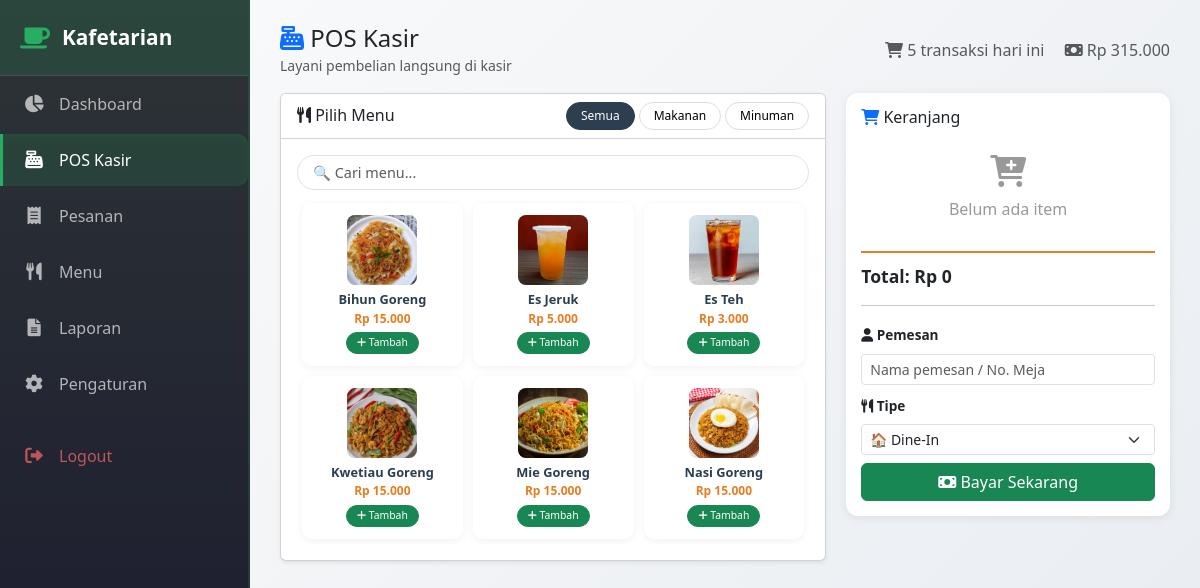
The page /admin/pos.php (signed in) on the database its author committed.
### tables this page shows
CREATE TABLE `menu` (
  `id` int(11) NOT NULL,
  `nama` varchar(100) NOT NULL,
  `kategori` enum('makanan','minuman') NOT NULL,
  `harga` decimal(10,2) NOT NULL,
  `thumbnail` varchar(255) DEFAULT NULL,
  `created_at` timestamp NOT NULL DEFAULT current_timestamp()
);

### admin/pos.php (the view, shortened to what this page needs)
<?php
require_once '../config/database.php';
$allMenu = $pdo->query("SELECT * FROM menu ORDER BY nama ASC")->fetchAll(PDO::FETCH_ASSOC);
$stmt = $pdo->query("SELECT DISTINCT kategori FROM menu");
$kategori = $stmt->fetchAll(PDO::FETCH_COLUMN);
$totalPesananHari = $pdo->query("SELECT COUNT(*) as total FROM pesanan WHERE DATE(created_at) = CURDATE()")->fetch()['total'] ?? 0;
$omzetHari = $pdo->query("SELECT SUM(total_harga) as total FROM pesanan WHERE DATE(created_at) = CURDATE()")->fetch()['total'] ?? 0;
?>
<!DOCTYPE html>
<html lang="id">
<head>
    <link href="https://cdn.jsdelivr.net/npm/bootstrap@5.3.0/dist/css/bootstrap.min.css" rel="stylesheet">
    <link rel="stylesheet" href="https://cdnjs.cloudflare.com/ajax/libs/font-awesome/6.0.0/css/all.min.css">
</head>
<body>
    <?php include 'sidebar.php'; ?>
    <div class="main-wrapper">
        <div class="d-flex justify-content-between align-items-center mb-3">
            <div>
                <h4 class="mb-0"><i class="fas fa-cash-register text-primary"></i> POS Kasir</h4>
                <small class="text-muted">Layani pembelian langsung di kasir</small>
            </div>
            <div>
                <span class="text-muted me-3">
                    <i class="fas fa-shopping-cart"></i> <?php echo $totalPesananHari; ?> transaksi hari ini
                </span>
                <span class="text-muted">
                    <i class="fas fa-money-bill"></i> Rp <?php echo number_format($omzetHari, 0, ',', '.'); ?>
                </span>
            </div>
        </div>
        <div class="pos-container">
            <div class="pos-menu">
                <div class="card shadow-sm">
                    <div class="card-header bg-white d-flex justify-content-between align-items-center flex-wrap gap-2">
                        <h6 class="mb-0"><i class="fas fa-utensils"></i> Pilih Menu</h6>
                        <div class="d-flex gap-1 flex-wrap">
                            <button class="cat-btn active" data-cat="all" onclick="filterKategori('all')">Semua</button>
                            <?php foreach ($kategori as $cat): ?>
                                <button class="cat-btn" data-cat="<?php echo $cat; ?>" onclick="filterKategori('<?php echo $cat; ?>')">
                                    <?php echo ucfirst($cat); ?>
                                </button>
                            <?php endforeach; ?>
                        </div>
                    </div>
                    <div class="card-body">
                        <div class="search-pos mb-2">
                            <input type="text" class="form-control" id="searchMenuPos" placeholder="🔍 Cari menu..." onkeyup="filterMenuPos(this.value)">
                        </div>
                        <div class="menu-grid-pos" id="menuGridPos">
                            <?php foreach ($allMenu as $m): ?>
                            <div class="menu-item-pos" data-name="<?php echo strtolower($m['nama']); ?>" data-cat="<?php echo $m['kategori']; ?>" data-id="<?php echo $m['id']; ?>" onclick="tambahKeKeranjang(<?php echo $m['id']; ?>, '<?php echo addslashes($m['nama']); ?>', <?php echo $m['harga']; ?>)">
                                <?php if ($m['thumbnail']): ?>
                                    <img src="../assets/images/<?php echo $m['thumbnail']; ?>" class="thumb" alt="<?php echo $m['nama']; ?>">
                                <?php else: ?>
                                    <div class="thumb d-flex align-items-center justify-content-center bg-light"><i class="fas fa-utensils" style="font-size:1.8rem;color:#ccc;"></i></div>
                                <?php endif; ?>
                                <div class="name"><?php echo htmlspecialchars($m['nama']); ?></div>
                                <div class="price">Rp <?php echo number_format($m['harga'], 0, ',', '.'); ?></div>
                                <button class="btn btn-sm btn-success btn-add" onclick="event.stopPropagation(); tambahKeKeranjang(<?php echo $m['id']; ?>, '<?php echo addslashes($m['nama']); ?>', <?php echo $m['harga']; ?>)">
                                    <i class="fas fa-plus"></i> Tambah
                                </button>
                            </div>
                            <?php endforeach; ?>
                        </div>
                    </div>
                </div>
            </div>
            <div class="pos-cart">
                <div class="cart-container">
                    <h6 class="mb-2"><i class="fas fa-shopping-cart text-primary"></i> Keranjang</h6>
                    <div class="cart-items" id="cartItems">
                        <div class="cart-empty"><i class="fas fa-cart-plus" style="font-size:2rem;display:block;margin-bottom:10px;"></i>Belum ada item</div>
                    </div>
                    <div class="cart-total" id="cartTotal">
                        Total: Rp 0
                    </div>
                    <hr>
                    <form id="formBayar">
                        <div class="mb-2">
                            <label class="form-label fw-semibold" style="font-size:0.85rem;"><i class="fas fa-user"></i> Pemesan</label>
                            <input type="text" class="form-control form-control-sm" id="namaPelanggan" placeholder="Nama pemesan / No. Meja" required>
                        </div>
                        <div class="mb-2">
                            <label class="form-label fw-semibold" style="font-size:0.85rem;"><i class="fas fa-utensils"></i> Tipe</label>
                            <select class="form-select form-select-sm" id="tipePesanan">
                                <option value="dine-in">🏠 Dine-In</option>
                            </select>
                        </div>
                        <button type="button" class="btn btn-success w-100" onclick="prosesBayar()">
                            <i class="fas fa-money-bill"></i> Bayar Sekarang
                        </button>
                    </form>
                </div>
            </div>
        </div>
    </div>
</body>
</html>

### admin/sidebar.php (shortened to what this page needs)
<?php
$settings = [];
$stmt = $pdo->query("SELECT key_name, value FROM pengaturan");
while ($row = $stmt->fetch(PDO::FETCH_ASSOC)) {
    $settings[$row['key_name']] = $row['value'];
}
$namaToko = $settings['nama_toko'] ?? 'Kafetamin';
$current_page = basename($_SERVER['PHP_SELF']);
?>
<div class="sidebar-wrapper" id="sidebar">
    <div class="brand">
        <i class="fas fa-coffee"></i> <?php echo htmlspecialchars($namaToko); ?>
    </div>
    <ul class="nav flex-column">
        <li class="nav-item">
            <a class="nav-link <?php echo $current_page == 'dashboard.php' ? 'active' : ''; ?>" href="dashboard.php">
                <i class="fas fa-chart-pie"></i> Dashboard
            </a>
        </li>
        <li class="nav-item">
            <a class="nav-link <?php echo $current_page == 'pos.php' ? 'active' : ''; ?>" href="pos.php">
                <i class="fas fa-cash-register"></i> POS Kasir
            </a>
        </li>
        <li class="nav-item">
            <a class="nav-link <?php echo $current_page == 'kelola_pesanan.php' ? 'active' : ''; ?>" href="kelola_pesanan.php">
                <i class="fas fa-receipt"></i> Pesanan
            </a>
        </li>
        <li class="nav-item">
            <a class="nav-link <?php echo in_array($current_page, ['tambah_menu.php', 'edit_menu.php', 'hapus_menu.php']) ? 'active' : ''; ?>" href="tambah_menu.php">
                <i class="fas fa-utensils"></i> Menu
            </a>
        </li>
        <li class="nav-item">
            <a class="nav-link <?php echo $current_page == 'laporan.php' ? 'active' : ''; ?>" href="laporan.php">
                <i class="fas fa-file-alt"></i> Laporan
            </a>
        </li>
        <li class="nav-item">
            <a class="nav-link <?php echo $current_page == 'pengaturan.php' ? 'active' : ''; ?>" href="pengaturan.php">
                <i class="fas fa-cog"></i> Pengaturan
            </a>
        </li>
        <li class="nav-item mt-3">
            <a class="nav-link text-danger" href="logout.php">
                <i class="fas fa-sign-out-alt"></i> Logout
            </a>
        </li>
    </ul>
</div>

### admin/pos.php (style rules this page uses)
* { margin: 0; padding: 0; box-sizing: border-box; }
body { background: #f0f2f5; min-height: 100vh; }
.main-wrapper { margin-left: 250px; padding: 20px; min-height: 100vh; }
.pos-container { display: flex; gap: 20px; flex-wrap: wrap; }
.pos-menu { flex: 1 1 60%; min-width: 300px; }
.pos-cart { flex: 1 1 35%; min-width: 280px; max-width: 400px; }
.menu-grid-pos { display: grid; grid-template-columns: repeat(auto-fill, minmax(130px, 1fr)); gap: 10px; max-height: 450px; overflow-y: auto; padding: 5px; }
.menu-item-pos { background: white; border-radius: 10px; padding: 10px 8px; text-align: center; box-shadow: 0 2px 8px rgba(0,0,0,0.06); transition: all 0.2s; cursor: pointer; border: 2px solid transparent; }
.menu-item-pos .thumb { width: 70px; height: 70px; object-fit: cover; border-radius: 8px; margin: 0 auto 5px; background: #f0f0f0; }
.menu-item-pos .name { font-size: 0.8rem; font-weight: 600; color: #2c3e50; white-space: nowrap; overflow: hidden; text-overflow: ellipsis; }
.menu-item-pos .price { font-size: 0.75rem; color: #e67e22; font-weight: bold; }
.menu-item-pos .btn-add { margin-top: 4px; padding: 2px 10px; font-size: 0.65rem; border-radius: 20px; }
.cart-container { background: white; border-radius: 12px; padding: 15px; box-shadow: 0 2px 10px rgba(0,0,0,0.08); position: sticky; top: 80px; max-height: calc(100vh - 120px); display: flex; flex-direction: column; }
.cart-container .cart-items { flex: 1; overflow-y: auto; max-height: 280px; }
.cart-total { border-top: 2px solid #e67e22; padding-top: 10px; margin-top: 10px; font-weight: bold; font-size: 1.1rem; }
.cart-empty { text-align: center; color: #999; padding: 20px 0; }
.cat-btn { padding: 4px 14px; border-radius: 20px; border: 1px solid #ddd; background: white; font-size: 0.75rem; cursor: pointer; transition: all 0.2s; }
.cat-btn.active { background: #2c3e50; color: white; border-color: #2c3e50; }
.search-pos input { border-radius: 20px; padding-left: 15px; font-size: 0.9rem; }

### rows shown on the page
menu: thumbnail (picture), nama "Bihun Goreng", harga "15.000"
menu: thumbnail (picture), nama "Es Jeruk", harga "5.000"
menu: thumbnail (picture), nama "Es Teh", harga "3.000"
menu: thumbnail (picture), nama "Kwetiau Goreng", harga "15.000"
menu: thumbnail (picture), nama "Mie Goreng", harga "15.000"
menu: thumbnail (picture), nama "Nasi Goreng", harga "15.000"

### other values the page prints
$namaToko "Kafetarian"
$totalPesananHari "5"
$omzetHari "315.000"
$cat "Makanan"
$cat "Minuman"
